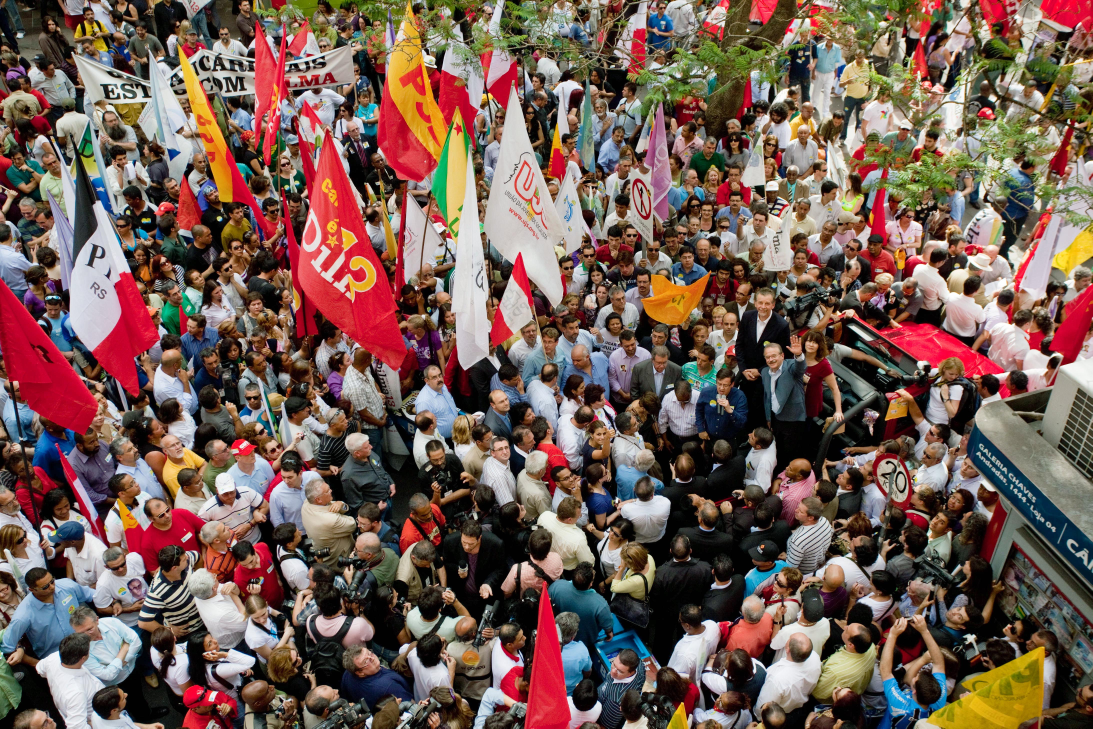
#> input picture crowdbig2.jpg, 4370 x 2913 px (shown at 1/4 size)
$ python seadragon.py --path ../crowdbig2.jpg ../crowdbig2.jpg   (Python 2 division)   (older library calls are emulated)
#> lines starting #> are read from the running program, lines starting #| are printed output that depends on the picture
#> in main, img is the input picture: PIL image 4370x2913 RGB; mean R, G, B 116.2, 92.5, 84.1
## Copyright (c) 2008, Kapil Thangavelu <kapil.foss@gmail.com>
## All rights reserved.

## Redistribution and  use in  source and binary  forms, with  or without
## modification, are permitted provided that the following conditions are
## met:

## Redistributions of source code must retain the above copyright
## notice, this list of conditions and the following disclaimer.
## Redistributions in binary form must reproduce the above copyright
## notice, this list of conditions and the following disclaimer in the
## documentation and/or other materials provided with the
## distribution. The names of its authors/contributors may be used to
## endorse or promote products derived from this software without
## specific prior written permission.

## THIS SOFTWARE IS PROVIDED BY THE COPYRIGHT HOLDERS AND CONTRIBUTORS
## "AS IS" AND ANY EXPRESS OR IMPLIED WARRANTIES, INCLUDING, BUT NOT
## LIMITED TO, THE IMPLIED WARRANTIES OF MERCHANTABILITY AND FITNESS
## FOR A PARTICULAR PURPOSE ARE DISCLAIMED. IN NO EVENT SHALL THE
## COPYRIGHT OWNER OR CONTRIBUTORS BE LIABLE FOR ANY DIRECT, INDIRECT,
## INCIDENTAL, SPECIAL, EXEMPLARY, OR CONSEQUENTIAL DAMAGES
## (INCLUDING, BUT NOT LIMITED TO, PROCUREMENT OF SUBSTITUTE GOODS OR
## SERVICES; LOSS OF USE, DATA, OR PROFITS; OR BUSINESS INTERRUPTION)
## HOWEVER CAUSED AND ON ANY THEORY OF LIABILITY, WHETHER IN CONTRACT,
## STRICT LIABILITY, OR TORT (INCLUDING NEGLIGENCE OR OTHERWISE)
## ARISING IN ANY WAY OUT OF THE USE OF THIS SOFTWARE, EVEN IF ADVISED
## OF THE POSSIBILITY OF SUCH DAMAGE.

"""
Implements a Deep Zoom / Seadragon Composer in Python

For use with the seajax viewer

reversed from the excellent blog description at

 http://gashi.ch/blog/inside-deep-zoom-2
 from Daniel Gasienica

incidentally he's got an updated version of this script that supports collections
thats included in the openzoom project

http://code.google.com/p/open-zoom/source/browse/trunk/src/main/python/deepzoom/deepzoom.py

Author: Kapil Thangavelu
Date: 11/29/2008
License: BSD
"""

import math, os, optparse, sys
from PIL import Image

xml_template = '''\
<?xml version="1.0" encoding="UTF-8"?>
<Image TileSize="%(tile_size)s" Overlap="%(overlap)s" Format="%(format)s"
       xmlns="http://schemas.microsoft.com/deepzoom/2008">
       <Size Width="%(width)s" Height="%(height)s"/>
</Image>
'''


filter_map = {
    'cubic' : Image.CUBIC,
    'bilinear' : Image.BILINEAR,
    'bicubic' : Image.BICUBIC,
    'nearest' : Image.NEAREST,
    'antialias' : Image.ANTIALIAS,
    }


class PyramidComposer( object ):

    def __init__( self, image, tile_size=256.0, overlap=1, format="png", filter=None):

#> called with tile_size = 256, overlap = 1, format = 'jpg', filter = 1
        self.image = image
        self.tile_size = tile_size
        self.overlap = overlap
        self.format = format
        self.width, self.height = self.image.size
#> self.width = 4370; self.height = 2913
        self._levels = None
        self.filter = filter

    @property
    def levels( self ):
        """ number of levels in an image pyramid """
        if self._levels is not None:
            return self._levels
        self._levels = int( math.ceil( math.log( max( (self.width, self.height) ), 2) ) )
#> self._levels = 13
        return self._levels

    def getLevelDimensions( self, level ):
        assert level <= self.levels and level >= 0, "Invalid Pyramid Level"
        scale = self.getLevelScale( level )
        return math.ceil( self.width * scale) , math.ceil( self.height * scale )

    def getLevelScale( self, level ):
        #print math.pow( 0.5, self.levels - level )
        return 1.0 / (1 << ( self.levels - level ) )

    def getLevelRowCol( self, level ):
        w, h = self.getLevelDimensions( level )
        return ( math.ceil( w / self.tile_size ),  math.ceil( h / self.tile_size )  )

    def getTileBox( self, level, column, row ):
        """ return a bounding box (x1,y1,x2,y2)"""
        # find start position for current tile

        # python's ternary operator doesn't like zero as true condition result
        # ie. True and 0 or 1 -> returns 1
        if not column:
            px = 0
        else:
            px = self.tile_size * column - self.overlap
        if not row:
            py = 0
        else:
            py = self.tile_size * row - self.overlap

        # scaled dimensions for this level
        dsw, dsh = self.getLevelDimensions( level )

        # find the dimension of the tile, adjust for no overlap data on top and left edges
        sx = self.tile_size + ( column == 0 and 1 or 2 ) * self.overlap
        sy = self.tile_size + ( row == 0 and 1 or 2 ) * self.overlap

        # adjust size for single-tile levels where the image size is smaller
        # than the regular tile size, and for tiles on the bottom and right
        # edges that would exceed the image bounds
        sx = min( sx, dsw-px )
        sy = min( sy, dsh-py )

        return px, py, px+sx, py+sy

    def getLevelImage( self, level ):

        w, h = self.getLevelDimensions( level )
        w, h = int(w), int(h)

        # don't transform to what we already have
        if self.width == w and self.height == h:
            return self.image

        if not self.filter:
            return self.image.resize( (w,h) )
        return self.image.resize( (w,h), self.filter)


    def iterTiles( self, level ):
        col, row = self.getLevelRowCol( level )
        for w in range( 0, int( col ) ):
            for h in range( 0, int( row ) ):
                yield (w,h), ( self.getTileBox( level, w, h ) )

    def __len__( self ):
        return self.levels

    def save( self, parent_directory, name ):
        dir_path = ensure( os.path.join( ensure( expand( parent_directory ) ), "%s_files"%name ) )

        # store images
        for n in range( self.levels + 1 ):
            level_dir = ensure( os.path.join( dir_path, str( n ) ) )
            level_image = self.getLevelImage( n )
            for ( col, row), box in self.iterTiles( n ):
                tile = level_image.crop( map(int, box) )
                tile_path = os.path.join( level_dir, "%s_%s.%s"%( col, row, self.format ) )
                tile_file = open( tile_path, 'wb+')
                tile.save( tile_file )
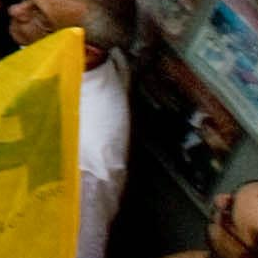
#> tile: PIL image 258x258 RGB; mean R, G, B 89.6, 76, 38.4

        # store dzi file
        fh = open( os.path.join( parent_directory, "%s.dzi"%(name)), 'w+' )
        fh.write( xml_template%( self.__dict__ ) )
        fh.close()

    def info( self ):
        for n in range( self.levels +1 ):
            print "Level", n, self.getLevelDimensions( n ), self.getLevelScale( n ), self.getLevelRowCol( n )
            for (col, row ), box in self.iterTiles( n ):
                if n > self.levels*.75  and n < self.levels*.95:
                    print  "  ", "%s/%s_%s"%(n, col, row ), box

def expand( d):
    return os.path.abspath( os.path.expanduser( os.path.expandvars( d ) ) )

def ensure( d ):
    if not os.path.exists( d ):
        os.mkdir( d )
    return d

def main( ):
    parser = optparse.OptionParser(usage = "usage: %prog [options] filename")
    parser.add_option('-s', '--tile-size', dest = "size", type="int",
                      default=256, help = 'The tile height/width')
    parser.add_option('-q', '--quality', dest="quality", type="int",
                      help = 'Set the quality level of the image')
    parser.add_option('-f', '--format', dest="format",
                      default="jpg", help = 'Set the Image Format (jpg or png)')
    parser.add_option('-n', '--name', dest="name", help = 'Set the name of the output directory/dzi')
    parser.add_option('-p', '--path', dest="path", help = 'Set the path of the output directory/dzi')
    parser.add_option('-t', '--transform', dest="transform", default="antialias",
                      help = 'Type of Transform (bicubic, nearest, antialias, bilinear')
    parser.add_option('-d', '--debug', dest="debug", action="store_true", default=False,
                      help = 'Output debug information relating to box makeup')

    (options, args ) = parser.parse_args()

    if not args:
        parser.print_help()
        sys.exit(1)
    image_path = expand( args[0] )

    if not os.path.exists( image_path ):
        print  "Invalid File", image_path
        sys.exit(1)

    if not options.name:
        options.name = os.path.splitext( os.path.basename( image_path ) )[0]
    if not options.path:
        options.path = os.path.dirname( image_path )
    if options.transform and options.transform in filter_map:
        options.transform = filter_map[ options.transform ]

    img = Image.open( image_path )
    composer = PyramidComposer( img, tile_size=options.size, format=options.format, filter=options.transform )

    if options.debug:
        composer.info()
        sys.exit()

    composer.save( options.path, options.name )

if __name__ == '__main__':
    main()
